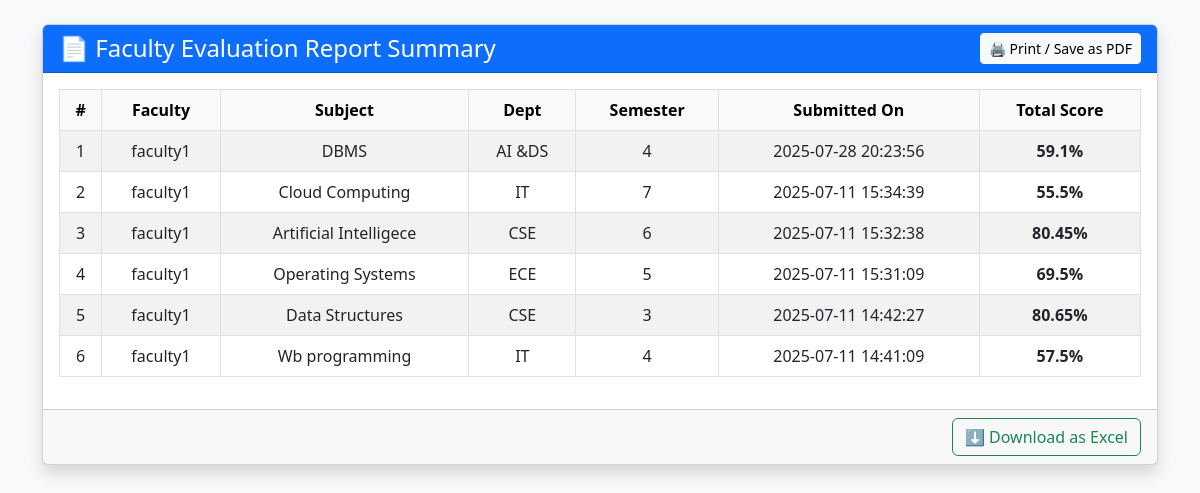
/evaluation/report_generator.php (signed in), run on the app's committed database.
### tables this page shows
CREATE TABLE `evaluations` (
  `id` int(11) NOT NULL,
  `faculty_username` varchar(50) DEFAULT NULL,
  `subject` varchar(100) DEFAULT NULL,
  `department` varchar(100) DEFAULT NULL,
  `semester` varchar(20) DEFAULT NULL,
  `self_assessment` text DEFAULT NULL,
  `supporting_file` varchar(255) DEFAULT NULL,
  `status` enum('pending','under review','completed') DEFAULT 'pending',
  `reviewed_by` varchar(50) DEFAULT NULL,
  `review_comments` text DEFAULT NULL,
  `submitted_on` datetime DEFAULT current_timestamp(),
  `teaching` text DEFAULT NULL,
  `research` text DEFAULT NULL,
  `service` text DEFAULT NULL,
  `teaching_effectiveness` text DEFAULT NULL,
  `research_contribution` text DEFAULT NULL,
  `service_to_institution` text DEFAULT NULL
);

### evaluation/report_generator.php (the view, shortened to what this page needs)
<?php
include('../db.php');
$sql = "SELECT e.id, e.faculty_username, e.subject, e.department, e.semester, e.submitted_on,
               SUM(s.score * c.weight / 100) AS total_score
        FROM evaluations e
        JOIN evaluation_scores s ON e.id = s.evaluation_id
        JOIN evaluation_criteria c ON s.criterion_id = c.id
        GROUP BY e.id
        ORDER BY e.submitted_on DESC";
$result = $conn->query($sql);
?>
<!DOCTYPE html>
<html>
<head>
  <link href="https://cdn.jsdelivr.net/npm/bootstrap@5.3.0/dist/css/bootstrap.min.css" rel="stylesheet">
</head>
<body class="bg-light p-4">
<div class="container">
  <div class="card shadow mb-4">
    <div class="card-header bg-primary text-white d-flex justify-content-between align-items-center">
      <h4 class="mb-0">📄 Faculty Evaluation Report Summary</h4>
      <button onclick="window.print()" class="btn btn-light btn-sm no-print">🖨️ Print / Save as PDF</button>
    </div>
    <div class="card-body">
      <?php if ($result->num_rows === 0): ?>
        <div class="alert alert-warning">No evaluation reports available yet.</div>
      <?php else: ?>
        <div class="table-responsive">
          <table class="table table-bordered table-striped align-middle text-center">
            <thead class="table-light">
              <tr>
                <th>#</th>
                <th>Faculty</th>
                <th>Subject</th>
                <th>Dept</th>
                <th>Semester</th>
                <th>Submitted On</th>
                <th>Total Score</th>
              </tr>
            </thead>
            <tbody>
              <?php $i = 1; while($row = $result->fetch_assoc()) { ?>
                <tr>
                  <td><?= $i++ ?></td>
                  <td><?= $row['faculty_username'] ?></td>
                  <td><?= $row['subject'] ?></td>
                  <td><?= $row['department'] ?></td>
                  <td><?= $row['semester'] ?></td>
                  <td><?= $row['submitted_on'] ?></td>
                  <td><strong><?= round($row['total_score'], 2) ?>%</strong></td>
                </tr>
              <?php } ?>
            </tbody>
          </table>
        </div>
      <?php endif; ?>
    </div>
    <div class="card-footer text-end no-print">
      <a href="export_report.php?type=excel" class="btn btn-outline-success">⬇️ Download as Excel</a>
    </div>
  </div>
</div>
</body>
</html>

### data on the page
evaluations: faculty_username "faculty1", subject "DBMS", department "AI &DS", semester "4", submitted_on "2025-07-28 20:23:56", total_score "59.1"
evaluations: faculty_username "faculty1", subject "Cloud Computing", department "IT", semester "7", submitted_on "2025-07-11 15:34:39", total_score "55.5"
evaluations: faculty_username "faculty1", subject "Artificial Intelligece", department "CSE", semester "6", submitted_on "2025-07-11 15:32:38", total_score "80.45"
evaluations: faculty_username "faculty1", subject "Operating Systems", department "ECE", semester "5", submitted_on "2025-07-11 15:31:09", total_score "69.5"
evaluations: faculty_username "faculty1", subject "Data Structures", department "CSE", semester "3", submitted_on "2025-07-11 14:42:27", total_score "80.65"
evaluations: faculty_username "faculty1", subject "Wb programming", department "IT", semester "4", submitted_on "2025-07-11 14:41:09", total_score "57.5"
